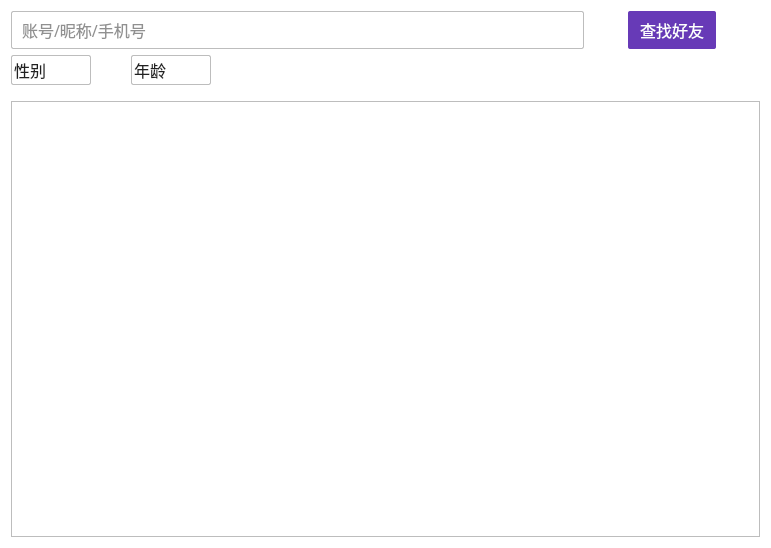
<?xml version="1.0" encoding="UTF-8"?>
<ui version="4.0">
 <class>AddFriendWindow</class>
 <widget class="QWidget" name="AddFriendWindow">
  <property name="geometry">
   <rect>
    <x>0</x>
    <y>0</y>
    <width>771</width>
    <height>548</height>
   </rect>
  </property>
  <property name="windowTitle">
   <string>AddFriendWindow</string>
  </property>
  <property name="whatsThis">
   <string/>
  </property>
  <property name="styleSheet">
   <string notr="true">QWidget
{
	background-color: rgb(255, 255, 255);
}
QComboBox
{
	border: 1px solid #BDBDBD; 
	border-radius: 2px;
	padding: 2px;
	background: #FFFFFF; 
	
	font-family: '微软雅黑';
	font-size: 16px;
	color: #212121;	/*文本颜色，ComboBox上显示的，不是item里的*/
	
	
	width: 56px;
	height: 24px;
}

QComboBox::hover
{
	border: 1px solid #512DA8;	
}


QComboBox::on
{
	border: 1px solid #673AB7;
}

QComboBox::drop-down 
{
	border: none;
}

QComboBox::down-arrow 
{
	border: none;
	image: url(:/down-arrow/212121/arrow-down-filling.png);
}


QComboBox::down-arrow::hover
{
	border: none;
	image: url(:/down-arrow-hover/512DA8/arrow-down-filling (1).png)
}

QComboBox::down-arrow::on
{
	border: none;
	
	image: url(:/down-arrow-on/673AB7/arrow-up-filling.png);
}

QComboBox QAbstractItemView
{
	color: #212121;
	
	background-color: #FFFFFF;
	outline: 0px;
}

QComboBox QAbstractItemView::item
{
	height: 24px;
}
QComboBox QAbstractItemView::item:hover
{
	color: #FFFFFF;
	background-color: #673AB7;

}
QComboBox QAbstractItemView::item:selected
{
	color: #FFFFFF;
	background-color: #673AB7;
}

QPushButton
{
	background-color: #673AB7;
	color: #FFFFFF;

	height: 36px;
	width: 88px;

	border-radius: 2px;
}

QPushButton::hover
{
	background-color: #512DA8;
}</string>
  </property>
  <layout class="QVBoxLayout" name="verticalLayout_3">
   <item>
    <layout class="QVBoxLayout" name="verticalLayout_2" stretch="1,7">
     <property name="spacing">
      <number>16</number>
     </property>
     <item>
      <layout class="QVBoxLayout" name="verticalLayout" stretch="0,0">
       <property name="spacing">
        <number>6</number>
       </property>
       <item>
        <layout class="QHBoxLayout" name="horizontalLayout_2" stretch="13,1,1,1">
         <property name="spacing">
          <number>0</number>
         </property>
         <item>
          <widget class="QLineEdit" name="SearchInfoEditor">
           <property name="sizePolicy">
            <sizepolicy hsizetype="Expanding" vsizetype="Expanding">
             <horstretch>0</horstretch>
             <verstretch>0</verstretch>
            </sizepolicy>
           </property>
           <property name="minimumSize">
            <size>
             <width>0</width>
             <height>0</height>
            </size>
           </property>
           <property name="maximumSize">
            <size>
             <width>16777215</width>
             <height>16777215</height>
            </size>
           </property>
           <property name="font">
            <font>
             <family>微软雅黑</family>
             <pointsize>12</pointsize>
            </font>
           </property>
           <property name="styleSheet">
            <string notr="true">QLineEdit
{

	padding-left: 8px;

	border: 1px solid #BDBDBD;
	border-radius:2px;

	height: 36px;

	color: #212121;

}

QLineEdit::hover
{
	border: 1px solid #673AB7;
}
</string>
           </property>
           <property name="text">
            <string/>
           </property>
           <property name="maxLength">
            <number>12</number>
           </property>
           <property name="frame">
            <bool>true</bool>
           </property>
           <property name="placeholderText">
            <string>账号/昵称/手机号</string>
           </property>
          </widget>
         </item>
         <item>
          <spacer name="horizontalSpacer_4">
           <property name="orientation">
            <enum>Qt::Horizontal</enum>
           </property>
           <property name="sizeHint" stdset="0">
            <size>
             <width>40</width>
             <height>20</height>
            </size>
           </property>
          </spacer>
         </item>
         <item>
          <widget class="QPushButton" name="SearchFriendsButton">
           <property name="sizePolicy">
            <sizepolicy hsizetype="Preferred" vsizetype="Preferred">
             <horstretch>0</horstretch>
             <verstretch>0</verstretch>
            </sizepolicy>
           </property>
           <property name="maximumSize">
            <size>
             <width>16777215</width>
             <height>16777215</height>
            </size>
           </property>
           <property name="font">
            <font>
             <family>微软雅黑</family>
             <pointsize>12</pointsize>
            </font>
           </property>
           <property name="cursor">
            <cursorShape>ArrowCursor</cursorShape>
           </property>
           <property name="styleSheet">
            <string notr="true"/>
           </property>
           <property name="text">
            <string>查找好友</string>
           </property>
           <property name="autoRepeatDelay">
            <number>300</number>
           </property>
           <property name="autoDefault">
            <bool>false</bool>
           </property>
          </widget>
         </item>
         <item>
          <spacer name="horizontalSpacer_5">
           <property name="orientation">
            <enum>Qt::Horizontal</enum>
           </property>
           <property name="sizeHint" stdset="0">
            <size>
             <width>40</width>
             <height>20</height>
            </size>
           </property>
          </spacer>
         </item>
        </layout>
       </item>
       <item>
        <layout class="QHBoxLayout" name="horizontalLayout" stretch="1,0,1,14">
         <property name="spacing">
          <number>0</number>
         </property>
         <item>
          <widget class="QComboBox" name="m_searchsex">
           <property name="sizePolicy">
            <sizepolicy hsizetype="Expanding" vsizetype="Expanding">
             <horstretch>0</horstretch>
             <verstretch>0</verstretch>
            </sizepolicy>
           </property>
           <property name="maximumSize">
            <size>
             <width>16777215</width>
             <height>16777215</height>
            </size>
           </property>
           <property name="font">
            <font>
             <family>微软雅黑</family>
             <pointsize>-1</pointsize>
            </font>
           </property>
           <property name="autoFillBackground">
            <bool>false</bool>
           </property>
           <property name="styleSheet">
            <string notr="true"/>
           </property>
           <property name="editable">
            <bool>false</bool>
           </property>
           <property name="currentText">
            <string>性别</string>
           </property>
           <property name="sizeAdjustPolicy">
            <enum>QComboBox::AdjustToMinimumContentsLengthWithIcon</enum>
           </property>
           <property name="placeholderText">
            <string/>
           </property>
           <item>
            <property name="text">
             <string>性别</string>
            </property>
           </item>
           <item>
            <property name="text">
             <string>男</string>
            </property>
           </item>
           <item>
            <property name="text">
             <string>女</string>
            </property>
           </item>
          </widget>
         </item>
         <item>
          <spacer name="horizontalSpacer_2">
           <property name="orientation">
            <enum>Qt::Horizontal</enum>
           </property>
           <property name="sizeHint" stdset="0">
            <size>
             <width>40</width>
             <height>20</height>
            </size>
           </property>
          </spacer>
         </item>
         <item>
          <widget class="QComboBox" name="m_searchage">
           <property name="sizePolicy">
            <sizepolicy hsizetype="Expanding" vsizetype="Expanding">
             <horstretch>0</horstretch>
             <verstretch>0</verstretch>
            </sizepolicy>
           </property>
           <property name="maximumSize">
            <size>
             <width>16777215</width>
             <height>16777215</height>
            </size>
           </property>
           <property name="styleSheet">
            <string notr="true"/>
           </property>
           <property name="editable">
            <bool>false</bool>
           </property>
           <property name="currentText">
            <string>年龄</string>
           </property>
           <property name="placeholderText">
            <string/>
           </property>
           <item>
            <property name="text">
             <string>年龄</string>
            </property>
           </item>
           <item>
            <property name="text">
             <string>18以下</string>
            </property>
           </item>
           <item>
            <property name="text">
             <string>18-22</string>
            </property>
           </item>
           <item>
            <property name="text">
             <string>22-30</string>
            </property>
           </item>
           <item>
            <property name="text">
             <string>30以上</string>
            </property>
           </item>
          </widget>
         </item>
         <item>
          <spacer name="horizontalSpacer_6">
           <property name="orientation">
            <enum>Qt::Horizontal</enum>
           </property>
           <property name="sizeHint" stdset="0">
            <size>
             <width>13</width>
             <height>27</height>
            </size>
           </property>
          </spacer>
         </item>
        </layout>
       </item>
      </layout>
     </item>
     <item>
      <widget class="QListWidget" name="listWidget">
       <property name="enabled">
        <bool>true</bool>
       </property>
       <property name="sizePolicy">
        <sizepolicy hsizetype="Preferred" vsizetype="Preferred">
         <horstretch>0</horstretch>
         <verstretch>0</verstretch>
        </sizepolicy>
       </property>
       <property name="maximumSize">
        <size>
         <width>16777215</width>
         <height>16777215</height>
        </size>
       </property>
       <property name="font">
        <font>
         <family>微软雅黑</family>
         <pointsize>12</pointsize>
        </font>
       </property>
       <property name="styleSheet">
        <string notr="true">QListWidget
{
	border: 1px solid #BDBDBD;
}

QListWidget::item
{
	height: 40px;
}</string>
       </property>
       <property name="frameShape">
        <enum>QFrame::StyledPanel</enum>
       </property>
       <property name="autoScrollMargin">
        <number>0</number>
       </property>
       <property name="resizeMode">
        <enum>QListView::Adjust</enum>
       </property>
       <property name="layoutMode">
        <enum>QListView::Batched</enum>
       </property>
       <property name="batchSize">
        <number>10</number>
       </property>
      </widget>
     </item>
    </layout>
   </item>
  </layout>
 </widget>
 <layoutdefault spacing="6" margin="11"/>
 <tabstops>
  <tabstop>m_searchsex</tabstop>
  <tabstop>SearchInfoEditor</tabstop>
  <tabstop>m_searchage</tabstop>
  <tabstop>listWidget</tabstop>
  <tabstop>SearchFriendsButton</tabstop>
 </tabstops>
 <resources/>
 <connections/>
</ui>
